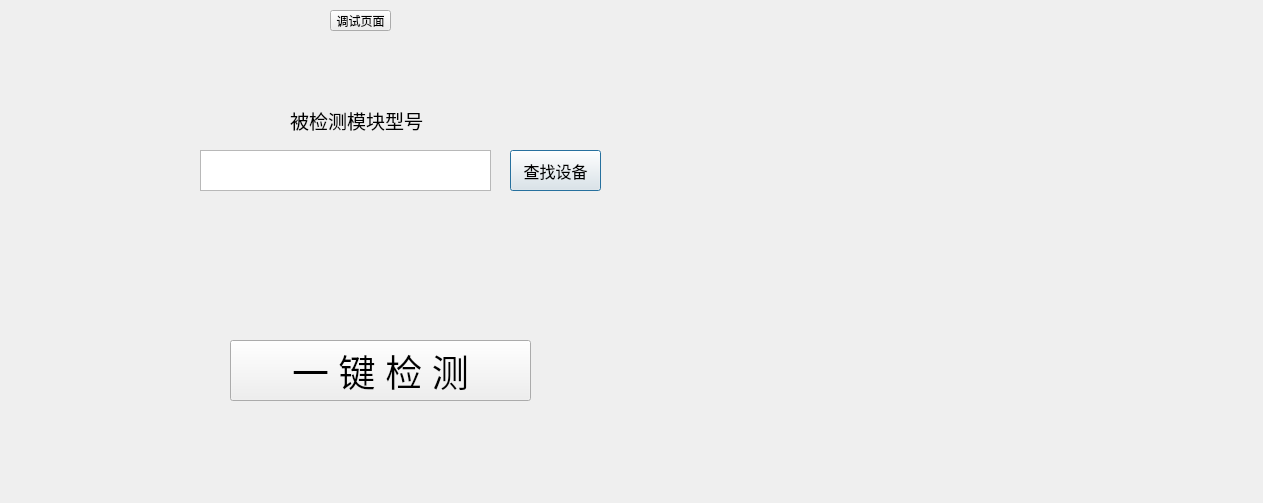
<?xml version="1.0" encoding="UTF-8"?>
<ui version="4.0">
 <class>Dialog</class>
 <widget class="QDialog" name="Dialog">
  <property name="geometry">
   <rect>
    <x>0</x>
    <y>0</y>
    <width>1263</width>
    <height>503</height>
   </rect>
  </property>
  <property name="windowTitle">
   <string>Dialog</string>
  </property>
  <widget class="QLabel" name="label">
   <property name="geometry">
    <rect>
     <x>290</x>
     <y>100</y>
     <width>141</width>
     <height>41</height>
    </rect>
   </property>
   <property name="font">
    <font>
     <family>Agency FB</family>
     <pointsize>14</pointsize>
    </font>
   </property>
   <property name="text">
    <string>被检测模块型号</string>
   </property>
  </widget>
  <widget class="QTextBrowser" name="main_text_browser">
   <property name="geometry">
    <rect>
     <x>200</x>
     <y>150</y>
     <width>291</width>
     <height>41</height>
    </rect>
   </property>
  </widget>
  <widget class="QPushButton" name="main_find_device_pushButton">
   <property name="geometry">
    <rect>
     <x>510</x>
     <y>150</y>
     <width>91</width>
     <height>41</height>
    </rect>
   </property>
   <property name="font">
    <font>
     <family>Agency FB</family>
     <pointsize>12</pointsize>
    </font>
   </property>
   <property name="text">
    <string>查找设备</string>
   </property>
  </widget>
  <widget class="QPushButton" name="main_test_byone_pushButton">
   <property name="geometry">
    <rect>
     <x>230</x>
     <y>340</y>
     <width>301</width>
     <height>61</height>
    </rect>
   </property>
   <property name="font">
    <font>
     <family>Agency FB</family>
     <pointsize>28</pointsize>
    </font>
   </property>
   <property name="text">
    <string>一 键 检 测</string>
   </property>
  </widget>
  <widget class="QToolButton" name="main_debug_pyge_toolButton">
   <property name="geometry">
    <rect>
     <x>330</x>
     <y>10</y>
     <width>61</width>
     <height>21</height>
    </rect>
   </property>
   <property name="text">
    <string>调试页面</string>
   </property>
  </widget>
  <widget class="QLabel" name="label2">
   <property name="geometry">
    <rect>
     <x>690</x>
     <y>160</y>
     <width>521</width>
     <height>121</height>
    </rect>
   </property>
   <property name="font">
    <font>
     <family>幼圆</family>
     <pointsize>72</pointsize>
    </font>
   </property>
   <property name="text">
    <string/>
   </property>
  </widget>
 </widget>
 <resources/>
 <connections>
  <connection>
   <sender>main_debug_pyge_toolButton</sender>
   <signal>clicked()</signal>
   <receiver>Dialog</receiver>
   <slot>open_second_window()</slot>
   <hints>
    <hint type="sourcelabel">
     <x>760</x>
     <y>31</y>
    </hint>
    <hint type="destinationlabel">
     <x>563</x>
     <y>30</y>
    </hint>
   </hints>
  </connection>
  <connection>
   <sender>main_find_device_pushButton</sender>
   <signal>clicked()</signal>
   <receiver>Dialog</receiver>
   <slot>check_device()</slot>
   <hints>
    <hint type="sourcelabel">
     <x>567</x>
     <y>173</y>
    </hint>
    <hint type="destinationlabel">
     <x>656</x>
     <y>171</y>
    </hint>
   </hints>
  </connection>
  <connection>
   <sender>main_test_byone_pushButton</sender>
   <signal>clicked()</signal>
   <receiver>Dialog</receiver>
   <slot>begin_check_one()</slot>
   <hints>
    <hint type="sourcelabel">
     <x>512</x>
     <y>370</y>
    </hint>
    <hint type="destinationlabel">
     <x>603</x>
     <y>368</y>
    </hint>
   </hints>
  </connection>
 </connections>
 <slots>
  <slot>open_second_window()</slot>
  <slot>check_device()</slot>
  <slot>begin_check_one()</slot>
 </slots>
</ui>
